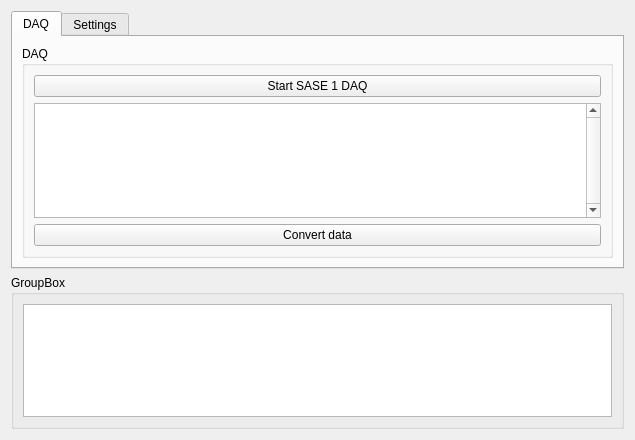
<?xml version="1.0" encoding="UTF-8"?>
<ui version="4.0">
 <class>Form</class>
 <widget class="QWidget" name="Form">
  <property name="enabled">
   <bool>true</bool>
  </property>
  <property name="geometry">
   <rect>
    <x>0</x>
    <y>0</y>
    <width>635</width>
    <height>440</height>
   </rect>
  </property>
  <property name="minimumSize">
   <size>
    <width>0</width>
    <height>0</height>
   </size>
  </property>
  <property name="contextMenuPolicy">
   <enum>Qt::CustomContextMenu</enum>
  </property>
  <property name="windowTitle">
   <string>DAQ Tool</string>
  </property>
  <property name="windowOpacity">
   <double>1.000000000000000</double>
  </property>
  <layout class="QGridLayout" name="gridLayout">
   <item row="0" column="0">
    <widget class="QTabWidget" name="tabWidget">
     <property name="currentIndex">
      <number>0</number>
     </property>
     <widget class="QWidget" name="tab">
      <attribute name="title">
       <string>DAQ</string>
      </attribute>
      <layout class="QGridLayout" name="gridLayout_3">
       <item row="3" column="0">
        <widget class="QGroupBox" name="groupBox">
         <property name="title">
          <string>DAQ</string>
         </property>
         <layout class="QVBoxLayout" name="verticalLayout_2">
          <item>
           <widget class="QPushButton" name="sequence_button">
            <property name="text">
             <string>Start SASE 1 DAQ</string>
            </property>
            <property name="checkable">
             <bool>true</bool>
            </property>
           </widget>
          </item>
          <item>
           <widget class="QTextBrowser" name="textBrowser">
            <property name="sizePolicy">
             <sizepolicy hsizetype="Expanding" vsizetype="Preferred">
              <horstretch>0</horstretch>
              <verstretch>0</verstretch>
             </sizepolicy>
            </property>
            <property name="verticalScrollBarPolicy">
             <enum>Qt::ScrollBarAlwaysOn</enum>
            </property>
           </widget>
          </item>
          <item>
           <widget class="QPushButton" name="convert_button">
            <property name="text">
             <string>Convert data</string>
            </property>
            <property name="checkable">
             <bool>true</bool>
            </property>
           </widget>
          </item>
         </layout>
        </widget>
       </item>
      </layout>
     </widget>
     <widget class="QWidget" name="tab_2">
      <attribute name="title">
       <string>Settings</string>
      </attribute>
      <layout class="QGridLayout" name="gridLayout_2">
       <item row="0" column="0">
        <widget class="QGroupBox" name="groupBox_2">
         <property name="title">
          <string>Raw-to-HDF5 Conversion Settings</string>
         </property>
         <widget class="QLabel" name="label_3">
          <property name="geometry">
           <rect>
            <x>20</x>
            <y>50</y>
            <width>200</width>
            <height>24</height>
           </rect>
          </property>
          <property name="maximumSize">
           <size>
            <width>200</width>
            <height>16777215</height>
           </size>
          </property>
          <property name="text">
           <string>XML description file</string>
          </property>
         </widget>
         <widget class="QLineEdit" name="filenameEdit">
          <property name="geometry">
           <rect>
            <x>20</x>
            <y>80</y>
            <width>300</width>
            <height>21</height>
           </rect>
          </property>
          <property name="maximumSize">
           <size>
            <width>300</width>
            <height>16777215</height>
           </size>
          </property>
         </widget>
         <widget class="QPushButton" name="browsepb">
          <property name="geometry">
           <rect>
            <x>340</x>
            <y>70</y>
            <width>100</width>
            <height>32</height>
           </rect>
          </property>
          <property name="maximumSize">
           <size>
            <width>100</width>
            <height>16777215</height>
           </size>
          </property>
          <property name="text">
           <string>Browse</string>
          </property>
         </widget>
         <widget class="QRadioButton" name="radioButton">
          <property name="geometry">
           <rect>
            <x>29</x>
            <y>120</y>
            <width>301</width>
            <height>20</height>
           </rect>
          </property>
          <property name="text">
           <string>Apply bunch filtering by destination?</string>
          </property>
         </widget>
        </widget>
       </item>
      </layout>
     </widget>
    </widget>
   </item>
   <item row="1" column="0">
    <widget class="QGroupBox" name="groupBox_3">
     <property name="title">
      <string>GroupBox</string>
     </property>
     <layout class="QHBoxLayout" name="horizontalLayout">
      <item>
       <widget class="QTextEdit" name="textEdit">
        <property name="readOnly">
         <bool>true</bool>
        </property>
       </widget>
      </item>
     </layout>
    </widget>
   </item>
  </layout>
 </widget>
 <resources/>
 <connections/>
 <slots>
  <slot>browseSlot()</slot>
 </slots>
</ui>
